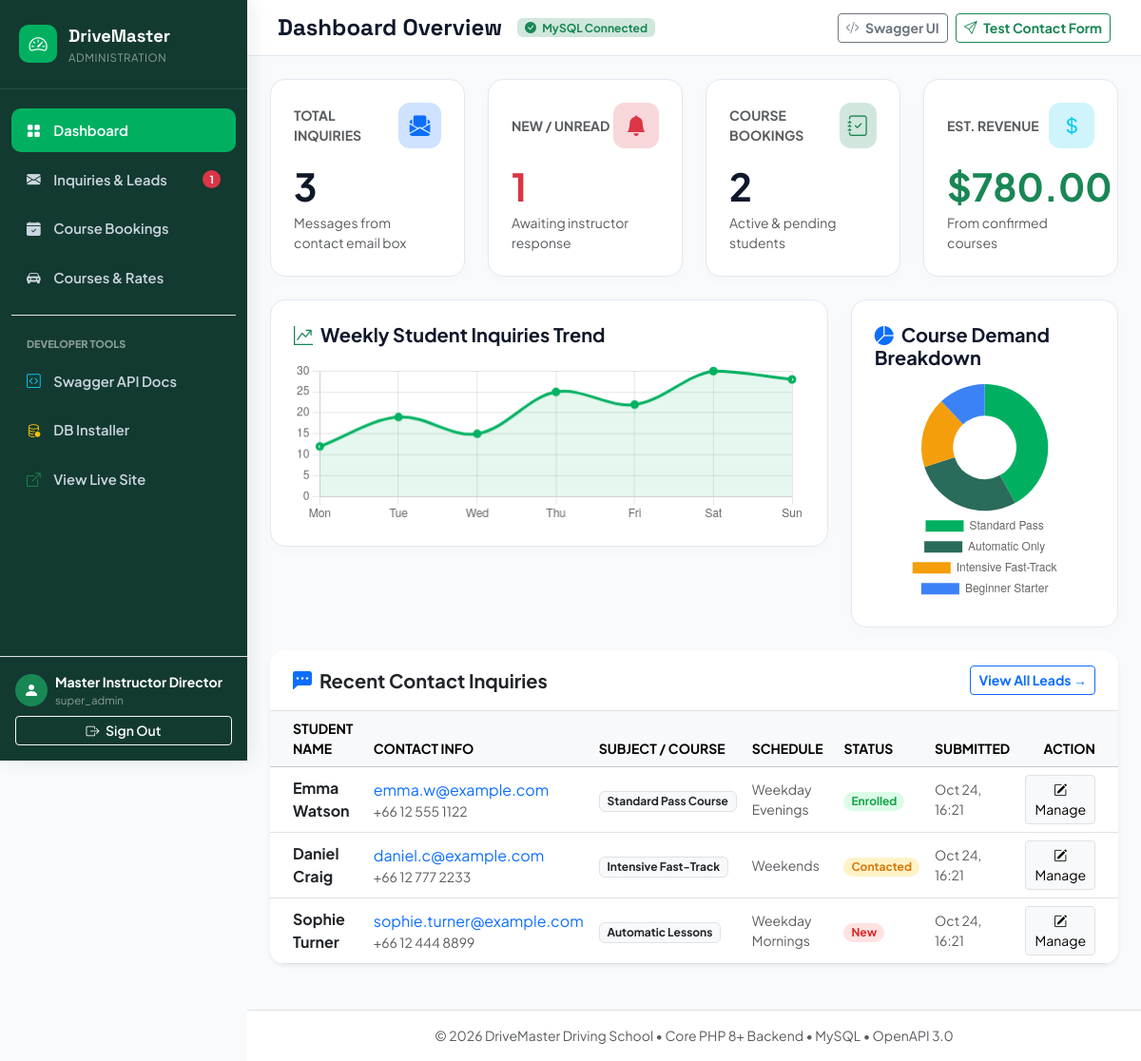
The page /admin/index.php (signed in) on the database its author committed.
### tables this page shows
CREATE TABLE IF NOT EXISTS `inquiries` (
  `id` INT UNSIGNED AUTO_INCREMENT PRIMARY KEY,
  `full_name` VARCHAR(100) NOT NULL,
  `email` VARCHAR(120) NOT NULL,
  `phone` VARCHAR(30) NOT NULL,
  `subject` VARCHAR(150) NOT NULL,
  `pickup_location` VARCHAR(150) DEFAULT NULL,
  `timeline` VARCHAR(80) DEFAULT NULL,
  `preferred_schedule` VARCHAR(80) DEFAULT NULL,
  `message` TEXT NOT NULL,
  `status` ENUM('new', 'contacted', 'in_progress', 'enrolled', 'closed') DEFAULT 'new',
  `admin_notes` TEXT DEFAULT NULL,
  `ip_address` VARCHAR(45) DEFAULT NULL,
  `created_at` TIMESTAMP DEFAULT CURRENT_TIMESTAMP,
  `updated_at` TIMESTAMP DEFAULT CURRENT_TIMESTAMP ON UPDATE CURRENT_TIMESTAMP,
  INDEX `idx_inquiries_status` (`status`),
  INDEX `idx_inquiries_email` (`email`),
  INDEX `idx_inquiries_created_at` (`created_at`)
);

### admin/index.php (the view, shortened to what the rows shown need)
<?php
require_once __DIR__ . '/../backend/src/Database.php';
require_once __DIR__ . '/../backend/src/Models/Inquiry.php';
require_once __DIR__ . '/../backend/src/Models/Enrollment.php';
$inquiryStats = Inquiry::countByStatus();
$enrollmentStats = Enrollment::countStats();
$recentInquiries = Inquiry::all(['status' => 'all']);
?>
<!DOCTYPE html>
<html lang="en">
<head>
  <link rel="stylesheet" href="../assets/vendor/fonts/fonts.css">
  <link rel="stylesheet" href="../assets/vendor/bootstrap/css/bootstrap.min.css">
  <link rel="stylesheet" href="../assets/vendor/bootstrap-icons/bootstrap-icons.min.css">
</head>
<body>
  <div class="admin-main">
    <div class="p-4 flex-grow-1">
      <div class="row g-4 mb-4">
        <div class="col-xl-3 col-sm-6">
          <div class="kpi-card">
            <h2 class="display-6 fw-bold mb-1"><?= $inquiryStats['total'] ?></h2>
          </div>
        </div>
        <div class="col-xl-3 col-sm-6">
          <div class="kpi-card">
            <h2 class="display-6 fw-bold mb-1 text-danger"><?= $inquiryStats['new'] ?></h2>
          </div>
        </div>
        <div class="col-xl-3 col-sm-6">
          <div class="kpi-card">
            <h2 class="display-6 fw-bold mb-1"><?= $enrollmentStats['total_bookings'] ?></h2>
          </div>
        </div>
        <div class="col-xl-3 col-sm-6">
          <div class="kpi-card">
            <h2 class="display-6 fw-bold mb-1 text-success">$<?= number_format($enrollmentStats['revenue'], 2) ?></h2>
          </div>
        </div>
      </div>
      <div class="card border-0 shadow-sm rounded-4 overflow-hidden mb-4">
        <div class="table-responsive">
          <table class="table table-hover align-middle mb-0">
            <thead class="table-light small text-uppercase">
              <tr>
                <th class="ps-4">Student Name</th>
                <th>Contact Info</th>
                <th>Subject / Course</th>
                <th>Schedule</th>
                <th>Status</th>
                <th>Submitted</th>
                <th class="text-end pe-4">Action</th>
              </tr>
            </thead>
            <tbody>
              <?php foreach (array_slice($recentInquiries, 0, 5) as $inq): ?>
                <tr>
                  <td class="ps-4 fw-bold text-dark">
                    <?= htmlspecialchars($inq['full_name']) ?>
                  </td>
                  <td>
                    <div><a href="mailto:<?= htmlspecialchars($inq['email']) ?>" class="text-decoration-none"><?= htmlspecialchars($inq['email']) ?></a></div>
                    <div class="small text-muted"><?= htmlspecialchars($inq['phone']) ?></div>
                  </td>
                  <td>
                    <span class="badge bg-light text-dark border"><?= htmlspecialchars($inq['subject']) ?></span>
                  </td>
                  <td class="small text-muted">
                    <?= htmlspecialchars($inq['preferred_schedule'] ?? 'Flexible') ?>
                  </td>
                  <td>
                    <span class="badge status-badge-<?= $inq['status'] ?> px-2 py-1 rounded-pill">
                      <?= ucfirst($inq['status']) ?>
                    </span>
                  </td>
                  <td class="small text-muted">
                    <?= date('M d, H:i', strtotime($inq['created_at'])) ?>
                  </td>
                  <td class="text-end pe-4">
                    <a href="/admin/inquiries.php" class="btn btn-sm btn-light border">
                      <i class="bi bi-pencil-square"></i> Manage
                    </a>
                  </td>
                </tr>
              <?php endforeach; ?>
            </tbody>
          </table>
        </div>
      </div>
    </div>
  </div>
  <script>
    // Chart 1: Inquiries Timeline
    const ctx1 = document.getElementById('inquiriesChart').getContext('2d');
    new Chart(ctx1, {
      type: 'line',
      data: {
        labels: ['Mon', 'Tue', 'Wed', 'Thu', 'Fri', 'Sat', 'Sun'],
        datasets: [{
          label: 'Contact Inquiries',
          data: [12, 19, 15, 25, 22, 30, 28],
          borderColor: '#00b060',
          backgroundColor: 'rgba(0, 176, 96, 0.1)',
          fill: true,
          tension: 0.35,
          borderWidth: 3
        }]
      },
      options: {
        responsive: true,
        plugins: { legend: { display: false } },
        scales: { y: { beginAtZero: true } }
      }
    });
    // Chart 2: Course Demand
    const ctx2 = document.getElementById('courseDemandChart').getContext('2d');
    new Chart(ctx2, {
      type: 'doughnut',
      data: {
        labels: ['Standard Pass', 'Automatic Only', 'Intensive Fast-Track', 'Beginner Starter'],
        datasets: [{
          data: [42, 28, 18, 12],
          backgroundColor: ['#00b060', '#2A6B5C', '#f59e0b', '#3b82f6'],
          borderWidth: 0
        }]
      },
      options: {
        responsive: true,
        plugins: { legend: { position: 'bottom' } }
      }
    });
  </script>
</body>
</html>

### rows shown on the page
inquiries: full_name "Emma Watson", email "emma.w@example.com", phone "+66 12 555 1122", subject "Standard Pass Course", preferred_schedule "Weekday Evenings", status "Enrolled", created_at "Oct 24, 16:21"
inquiries: full_name "Daniel Craig", email "daniel.c@example.com", phone "+66 12 777 2233", subject "Intensive Fast-Track", preferred_schedule "Weekends", status "Contacted", created_at "Oct 24, 16:21"
inquiries: full_name "Sophie Turner", email "sophie.turner@example.com", phone "+66 12 444 8899", subject "Automatic Lessons", preferred_schedule "Weekday Mornings", status "New", created_at "Oct 24, 16:21"

### other values the page prints
$inquiryStats['new'] "1"
$admin['full_name'] "Master Instructor Director"
$admin['role'] "super_admin"
$inquiryStats['total'] "3"
$enrollmentStats['total_bookings'] "2"
$enrollmentStats['revenue'] "780.00"
